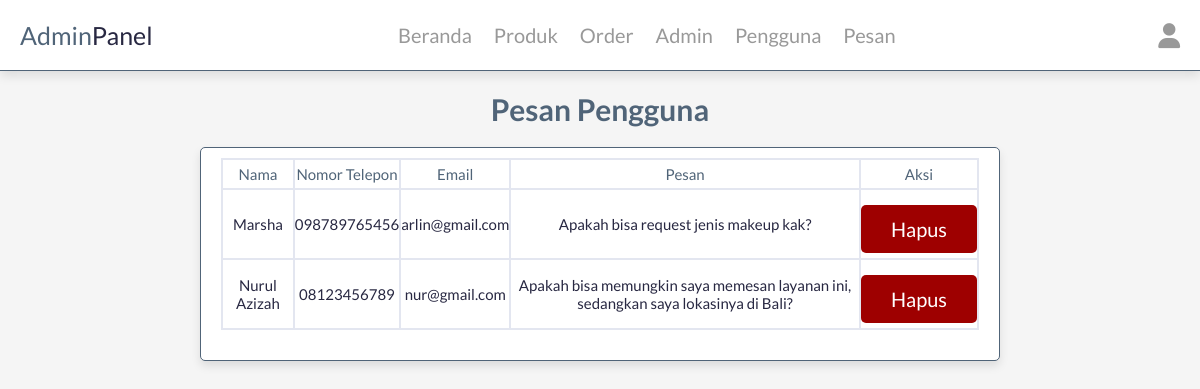
/admin/messages.php (signed in), run on the app's committed database.
### tables this page shows
CREATE TABLE `messages` (
  `id` int(11) NOT NULL,
  `name` varchar(50) NOT NULL,
  `email` varchar(50) NOT NULL,
  `number` varchar(50) NOT NULL,
  `message` varchar(500) NOT NULL
);

### admin/messages.php (the view, shortened to what this page needs)
<?php
include '../components/connect.php';
?>
<!DOCTYPE html>
<html lang="en">
<head>
   <link rel="stylesheet" href="https://cdnjs.cloudflare.com/ajax/libs/font-awesome/6.1.1/css/all.min.css">
   <link rel="stylesheet" href="https://stackpath.bootstrapcdn.com/font-awesome/4.7.0/css/font-awesome.min.css"
      type="text/css" media="all"/>
   <link rel="stylesheet" href="../css/admin_style.css">
</head>
<body>
<?php include '../components/admin_header.php' ?>
<section class="messages">
   <h1 class="heading">Pesan Pengguna</h1>
   <div class="box-container">
   <div class="box">
      <table class="table table-bordered" id="dataTable" width="100%" cellspacing="0">
      <tr>
         <tr>
            <td>Nama</td>
            <td>Nomor Telepon</td>
            <td>Email</td>
            <td>Pesan</td>
            <td>Aksi</td>
         </tr>
      </tr>
      <?php
      $select_messages = $conn->prepare("SELECT * FROM `messages` ORDER BY id DESC");
      $select_messages->execute();
      if($select_messages->rowCount() > 0){
         while($fetch_messages = $select_messages->fetch(PDO::FETCH_ASSOC)){
    ?>
    <tr>
            <td><span><?= $fetch_messages['name']; ?></span></td>
            <td><span><?= $fetch_messages['number']; ?></span></td>
            <td><span><?= $fetch_messages['email']; ?></span></td>
            <td><span><?= $fetch_messages['message']; ?></span></td>
            <td><a href="messages.php?delete=<?= $fetch_messages['id']; ?>" class="delete-btn" onclick="return confirm('yakin ingin menghapus pesan ini?');">hapus</a></td>
         </tr>
      <?php
      }
      }else{
      echo '';
      }
      ?>
   </div>
   </div>
</section>
</body>
</html>

### css/admin_style.css (style rules this page uses)
:root { --main-color:#282842; --red:rgb(158, 0, 0); --orange:#eca32e; --black:#506478; --white:#fff; --light-bg:#f5f5f5; --light-color:#999; --border:.1rem solid var(--black); --box-shadow:0 .5rem 1rem rgba(0,0,0,.1); }
* { font-family: 'Lato','Montserrat', sans-serif; margin:0; padding:0; box-sizing: border-box; text-decoration: none; outline: none; border:none; }
html { font-size: 62.5%; overflow-x: hidden; }
body { background-color: var(--light-bg); }
section { max-width: 1200px; margin:0 auto; padding:2rem; }
.btn, .delete-btn, .option-btn { display: block; margin-top: 1rem; border-radius: .5rem; cursor: pointer; width: 100%; font-size: 2rem; color:var(--white); padding:1.2rem 3rem; text-transform: capitalize; text-align: center; }
.delete-btn { background-color: var(--red); }
.heading { text-align: center; margin-bottom: 2rem; text-transform: capitalize; color:var(--black); font-size: 3rem; }
.table { width: 100%; margin-bottom: 1rem; color: #858796; }
.table-bordered { border: 1px solid #e3e6f0; }
.table-bordered th, .table-bordered td { border: 1px solid #e3e6f0; }
.messages .box-container { display: grid; grid-template-columns: repeat(auto-fit, 80rem); gap:1.5rem; justify-content: center; align-items: flex-start; }
.messages .box-container .box { background-color: var(--white); border-radius: .5rem; box-shadow: var(--box-shadow); border:var(--border); padding:2rem; padding-top: 1rem; text-align: center; }
.messages .box-container .box tr td { padding: .5rem 0; font-size: 1.5rem; color:var(--black); text-align: center; }
.messages .box-container .box tr td span { color:var(--main-color); }

### data on the page
messages: name "Marsha", number "098789765456", email "arlin@gmail.com", message "Apakah bisa request jenis makeup kak?"
messages: name "Nurul Azizah", number "08123456789", email "nur@gmail.com", message "Apakah bisa memungkin saya memesan layanan ini, sedangkan saya lokasinya di Bali?"
